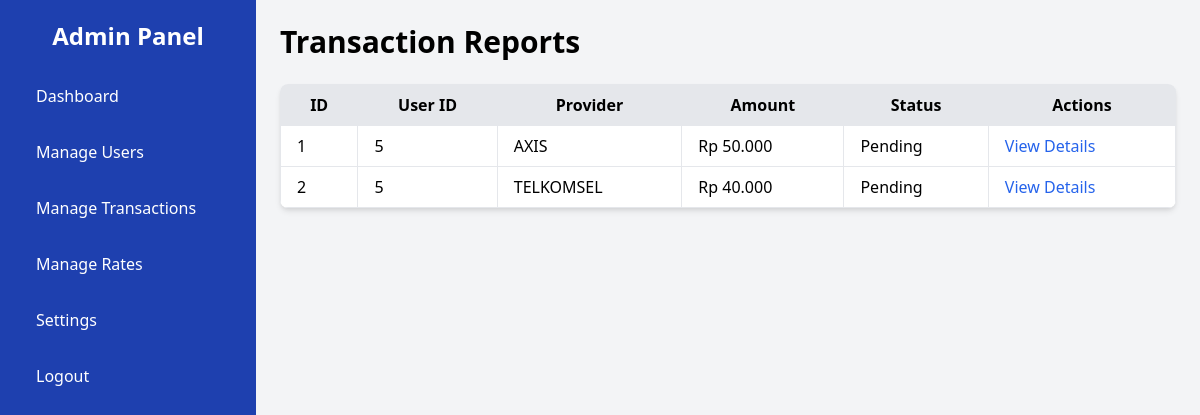
/admin/view_reports.php (signed in), run on the app's committed database.
### tables this page shows
CREATE TABLE `transactions` (
  `id` int(11) NOT NULL,
  `user_id` int(11) NOT NULL,
  `provider` varchar(255) NOT NULL,
  `amount` decimal(10,2) NOT NULL,
  `sender_phone` varchar(15) NOT NULL,
  `receiver_phone` varchar(15) NOT NULL,
  `account` varchar(255) DEFAULT NULL,
  `ewallet` varchar(255) DEFAULT NULL,
  `rate` decimal(10,4) NOT NULL,
  `result` decimal(10,2) NOT NULL,
  `payment_proof` varchar(255) NOT NULL,
  `status` enum('Pending','Completed','Cancelled') DEFAULT 'Pending',
  `created_at` timestamp NOT NULL DEFAULT current_timestamp()
);

### admin/view_reports.php (the view, shortened to what this page needs)
<?php
include '../db.php';
$stmt = $pdo->query("SELECT * FROM transactions");
$reports = $stmt->fetchAll();
?>
<!DOCTYPE html>
<html lang="en">
<head>
    <link href="https://cdn.jsdelivr.net/npm/tailwindcss@2.2.19/dist/tailwind.min.css" rel="stylesheet">
</head>
<body class="bg-gray-100 font-roboto">
    <div class="min-h-screen flex">
        <?php include 'includes/sidebar.php';  ?>
        <div class="flex-1 p-6">
            <h1 class="text-3xl font-bold mb-6">Transaction Reports</h1>
            <div class="overflow-x-auto bg-white rounded-lg shadow-md">
                <table class="min-w-full">
                    <thead class="bg-gray-200">
                        <tr>
                            <th class="border px-4 py-2">ID</th>
                            <th class="border px-4 py-2">User  ID</th>
                            <th class="border px-4 py-2">Provider</th>
                            <th class="border px-4 py-2">Amount</th>
                            <th class="border px-4 py-2">Status</th>
                            <th class="border px-4 py-2">Actions</th>
                        </tr>
                    </thead>
                    <tbody>
                        <?php foreach ($reports as $report): ?>
                        <tr class="hover:bg-gray-100">
                            <td class="border px-4 py-2"><?= htmlspecialchars($report['id']) ?></td>
                            <td class="border px-4 py-2"><?= htmlspecialchars($report['user_id']) ?></td>
                            <td class="border px-4 py-2"><?= htmlspecialchars($report['provider']) ?></td>
                            <td class="border px-4 py-2">Rp <?= number_format($report['amount'], 0, ',', '.') ?></td>
                            <td class="border px-4 py-2"><?= htmlspecialchars($report['status']) ?></td>
                            <td class="border px-4 py-2">
                                <a href="transaction_detail.php?id=<?= $report['id'] ?>" class="text-blue-600">View Details</a>
                            </td>
                        </tr>
                        <?php endforeach; ?>
                    </tbody>
                </table>
            </div>
        </div>
    </div>
</body>
</html>

### data on the page
transactions: id "1", user "5", provider "AXIS", amount "50.000", status "Pending"
transactions: id "2", user "5", provider "TELKOMSEL", amount "40.000", status "Pending"
